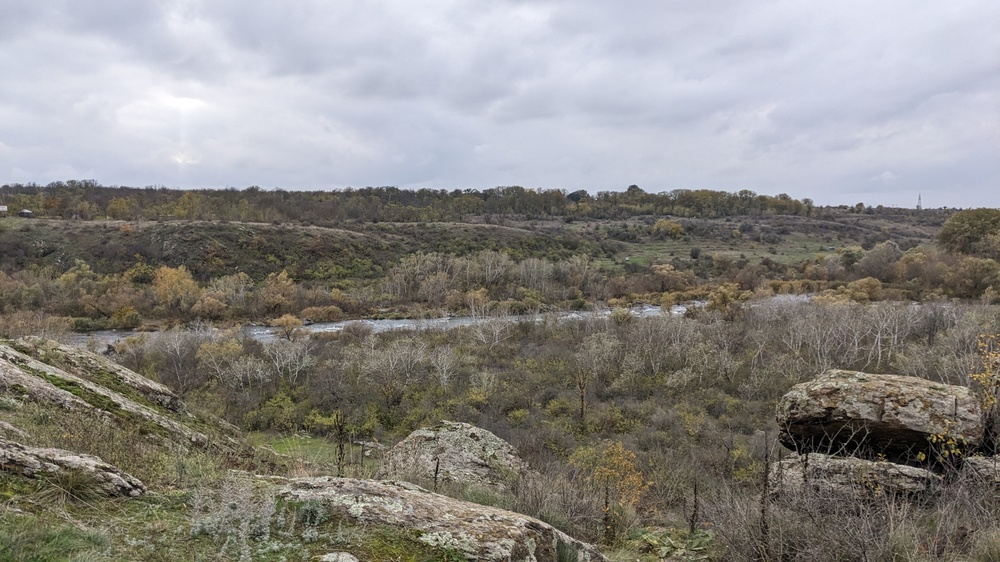
#> input picture lab03/data/river.jpg, 1000 x 562 px, shrunk from 4032 x 2268 before the run; its folder holds only this picture in this run
$ python part_a.py   (older library calls are emulated)
#> lines starting #> are read from the running program, lines starting #| are printed output that depends on the picture; after the words box and inside, x2 and y2 are one past the last pixel; in counts of white or black regions, pixels touching at a corner belong together
### lab03/src/common.py
"""
Спільний модуль налаштувань, метрик та утиліт для Лабораторної роботи № 3.
«Детектори та дескриптори локальних ознак».
"""
import os
import sys
import numpy as np
import cv2
import matplotlib
from scipy.spatial import cKDTree

# Налаштування кодування та matplotlib
sys.stdout.reconfigure(encoding="utf-8")
matplotlib.use("Agg")
import matplotlib.pyplot as plt

# Фіксація випадкового зерна для повної відтворюваності
np.random.seed(42)

# Шляхи проекту
SRC_DIR = os.path.dirname(os.path.abspath(__file__))
LAB_DIR = os.path.abspath(os.path.join(SRC_DIR, ".."))
ROOT_DIR = os.path.abspath(os.path.join(LAB_DIR, ".."))

DATA_DIR = os.path.join(LAB_DIR, "data")
RESULTS_DIR = os.path.join(LAB_DIR, "results")
FIGURES_DIR = os.path.join(LAB_DIR, "figures")
REPORT_DIR = os.path.join(LAB_DIR, "report")

for d in (RESULTS_DIR, FIGURES_DIR, REPORT_DIR):
    os.makedirs(d, exist_ok=True)

# Робоча роздільність для стабільного порівняння детекторів у Частині D
WORKING_MAX_DIM = 1200

# Стилі для наукових графіків за ДСТУ
plt.rcParams.update({
    "font.family": "serif",
    "font.size": 10,
    "axes.titlesize": 11,
    "axes.labelsize": 10,
    "xtick.labelsize": 9,
    "ytick.labelsize": 9,
    "legend.fontsize": 9,
    "figure.titlesize": 12,
    "figure.dpi": 160,
    "savefig.dpi": 200,
    "savefig.bbox": "tight"
})

# Кольорова палітра для уніфікованих графіків трьох детекторів
DETECTOR_COLORS = {
    "Harris": "#d95f02",  # червоно-помаранчевий
    "SIFT":   "#1b9e77",  # зелений
    "ORB":    "#7570b3"   # фіолетовий
}

DETECTOR_MARKERS = {
    "Harris": "o",
    "SIFT":   "s",
    "ORB":    "^"
}

DETECTOR_LINESTYLES = {
    "Harris": "-",
    "SIFT":   "--",
    "ORB":    "-."
}


def imread_bgr(path):
    """Зчитування зображення в BGR без неконтрольованих поворотів EXIF."""
    img = cv2.imread(path, cv2.IMREAD_COLOR | cv2.IMREAD_IGNORE_ORIENTATION)
    if img is None:
        raise FileNotFoundError(f"Не вдалося зчитати файл: {path}")
    return img


# [4 lines left out: function imread_rgb, not called in this run]


def imread_gray(path):
    """Зчитування зображення у градаціях сірого."""
    bgr = imread_bgr(path)
    return cv2.cvtColor(bgr, cv2.COLOR_BGR2GRAY)


# =========================================================================
# Реалізація детектора Гарріса за кроками Практикуму
# =========================================================================

def compute_harris_response(gray, ksize=3, sigma=1.5, k=0.04):
    """
    Обчислення матриці відгуку Гарріса за алгоритмом практикуму (Кроки 1-5):
    1. Переведення у float32
    2. Похідні Ix, Iy через cv2.Sobel(ksize=3)
    3. Поелементні добутки Ix^2, Iy^2, Ix*Iy (до згладжування!)
    4. Гауссове згладжування з sigma=1.5 (cv2.GaussianBlur)
    5. Відгук R = (A*B - C^2) - k*(A+B)^2
    """
    if gray.dtype != np.float32:
        gray_f = gray.astype(np.float32)
    else:
        gray_f = gray

    # Крок 2: оператор Собеля
    Ix = cv2.Sobel(gray_f, cv2.CV_32F, 1, 0, ksize=ksize)
    Iy = cv2.Sobel(gray_f, cv2.CV_32F, 0, 1, ksize=ksize)

    # Крок 3: поелементні квадрати та добуток
    Ixx = Ix * Ix
    Iyy = Iy * Iy
    Ixy = Ix * Iy

    # Крок 4: гауссове згладжування
    A = cv2.GaussianBlur(Ixx, (0, 0), sigmaX=sigma, sigmaY=sigma)
    B = cv2.GaussianBlur(Iyy, (0, 0), sigmaX=sigma, sigmaY=sigma)
    C = cv2.GaussianBlur(Ixy, (0, 0), sigmaX=sigma, sigmaY=sigma)

    # Крок 5: відгук Гарріса
    detM = A * B - C * C
    traceM = A + B
    R = detM - k * (traceM ** 2)

    return R, (Ix, Iy), (A, B, C)


def nms_corners(R, max_points=1000, radius=10, rel_thresh=0.01):
    """
    Ізотропне немаксимальне придушення (NMS) за Кроками 6-7 практикуму
    з використанням евклідової кругової маски (L2-норма замість прямокутної L_inf):
    1. Відсікання точок із R <= rel_thresh * max(R)
    2. Сортування точок за спаданням R
    3. Кругове евклідове придушення точок у радіусі radius.
    4. Зупинка при досягненні max_points точок.
    """
    max_val = float(R.max())
    if max_val <= 0:
        return np.empty((0, 2), dtype=np.float32), np.empty((0,), dtype=np.float32)

    thresh = rel_thresh * max_val
    ys, xs = np.where(R > thresh)
    if len(ys) == 0:
        return np.empty((0, 2), dtype=np.float32), np.empty((0,), dtype=np.float32)

    vals = R[ys, xs]
    order = np.argsort(-vals)
    ys = ys[order]
    xs = xs[order]
    vals = vals[order]

    h, w = R.shape
    suppressed = np.zeros((h, w), dtype=bool)
    selected_pts = []
    selected_vals = []
    r = int(round(radius))

    # Кругова булева маска (xx^2 + yy^2 <= r^2)
    yy, xx = np.ogrid[-r:r + 1, -r:r + 1]
    circle_mask = (xx ** 2 + yy ** 2 <= r ** 2)

    for y, x, val in zip(ys, xs, vals):
        if not suppressed[y, x]:
            selected_pts.append((float(x), float(y)))
            selected_vals.append(float(val))

            # Межі зрізу на зображенні
            y_min = max(0, y - r)
            y_max = min(h, y + r + 1)
            x_min = max(0, x - r)
            x_max = min(w, x + r + 1)

            # Відповідні межі зрізу кругової маски
            cy_min = y_min - (y - r)
            cy_max = cy_min + (y_max - y_min)
            cx_min = x_min - (x - r)
            cx_max = cx_min + (x_max - x_min)

            suppressed[y_min:y_max, x_min:x_max] |= circle_mask[cy_min:cy_max, cx_min:cx_max]

            if max_points is not None and len(selected_pts) >= max_points:
                break

    return np.array(selected_pts, dtype=np.float32), np.array(selected_vals, dtype=np.float32)


# [39 lines left out: function circular_nms_points, not called in this run]


def detect_custom_harris(gray, max_points=1000, radius=10, rel_thresh=0.01, sigma=1.5, k=0.04):
    """Повний конвеєр власного детектора Гарріса."""
    R, _, _ = compute_harris_response(gray, ksize=3, sigma=sigma, k=k)
    pts, responses = nms_corners(R, max_points=max_points, radius=radius, rel_thresh=rel_thresh)
    return pts, responses, R


def detect_cv_harris(gray, max_points=1000, radius=10, blockSize=3, ksize=3, k=0.04, rel_thresh=0.01):
    """Бібліотечний cv2.cornerHarris із тим самим порогом та ізотропним NMS."""
    if gray.dtype != np.float32:
        gray_f = gray.astype(np.float32)
    else:
        gray_f = gray

    R_cv = cv2.cornerHarris(gray_f, blockSize=blockSize, ksize=ksize, k=k)
    pts, responses = nms_corners(R_cv, max_points=max_points, radius=radius, rel_thresh=rel_thresh)
    return pts, responses, R_cv


# [206 lines left out: functions detect_sift_keypoints, detect_orb_keypoints, transform_rotation, transform_scale, transform_brightness, transform_gaussian_noise and 1 more, not called in this run]


def save_csv(path, header, rows):
    """Збереження табличних даних у CSV із кодуванням UTF-8."""
    with open(path, "w", encoding="utf-8") as f:
        f.write(",".join(header) + "\n")
        for r in rows:
            f.write(",".join(str(x) for x in r) + "\n")

### lab03/src/part_a.py
"""
Лабораторна робота № 3. Частина A.
Власна реалізація кутового детектора Гарріса (Кроки 1–8).
"""
import os
import sys
import glob
import numpy as np
import cv2
import matplotlib.pyplot as plt
import matplotlib.colors as mcolors
from scipy.spatial import cKDTree

from common import (
    DATA_DIR, RESULTS_DIR, FIGURES_DIR,
    imread_bgr, imread_gray,
    compute_harris_response, nms_corners, detect_custom_harris,
    detect_cv_harris, save_csv
)

print("=== Частина A: Власна реалізація кутового детектора Гарріса ===")

image_paths = sorted(glob.glob(os.path.join(DATA_DIR, "*.jpg")))
print(f"Знайдено зображень: {len(image_paths)}")

base_img_path = os.path.join(DATA_DIR, "paintings.jpg")
if not os.path.exists(base_img_path):
    base_img_path = image_paths[0]

img_bgr = imread_bgr(base_img_path)
#> in imread_bgr, img is the input picture: shape (562, 1000, 3); mean B, G, R 131.4, 135.2, 137.7
img_rgb = cv2.cvtColor(img_bgr, cv2.COLOR_BGR2RGB)
gray = cv2.cvtColor(img_bgr, cv2.COLOR_BGR2GRAY)
h, w = gray.shape

# Кроки 1-5
R_custom, (Ix, Iy), (A, B, C) = compute_harris_response(gray, ksize=3, sigma=1.5, k=0.04)
#> in compute_harris_response, `Ixy = Ix * Iy`:
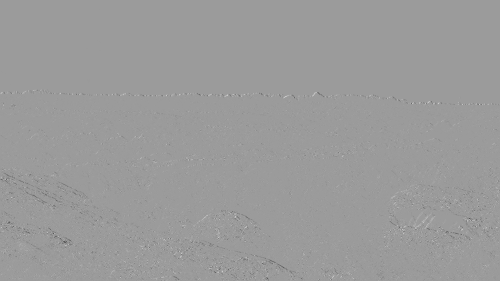
#> Ixy: shape (562, 1000) float32 (shown at 1/2 size); min -258885, max 166381, mean -342.4; drawn with min black and max white

# Кроки 6-7
pts_custom, vals_custom = nms_corners(R_custom, max_points=1000, radius=10, rel_thresh=0.01)
#> in nms_corners, `max_val = float(R.max())`: max_val = 2.93e+09
#> in nms_corners, `thresh = rel_thresh * max_val`: thresh = 29259561
#> the loop in nms_corners, `for y, x, val in zip(ys, xs, vals):` made 57753 passes
#> (y, x, val, y_min, y_max, x_min, x_max, cy_max) on passes 1, 2, 7, 9, 12, 16, 20, 23: (539, 437, 2.93e+09, 529, 550, 427, 448, 21), (483, 394, 2.78e+09, 473, 494, 384, 405, 21), (536, 421, 2.51e+09, 526, 547, 411, 432, 21), (452, 952, 2.48e+09, 442, 463, 942, 963, 21), (438, 938, 2.44e+09, 428, 449, 928, 949, 21), (501, 357, 2.35e+09, 491, 512, 347, 368, 21), (409, 99, 2.25e+09, 399, 420, 89, 110, 21), (495, 298, 2.23e+09, 485, 506, 288, 309, 21)
#> after the loop in nms_corners, `for y, x, val in zip(ys, xs, vals):`:
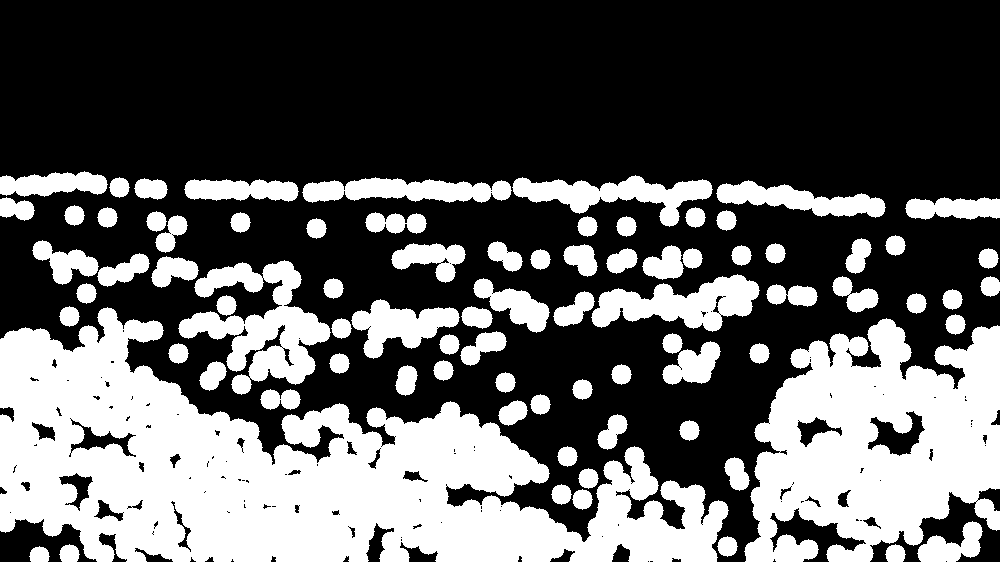
#> suppressed: shape (562, 1000) bool; 36.6% white; 82 white regions, largest, box (x1, y1, x2, y2) and area: (0, 307, 729, 562) 92626, (744, 318, 1000, 562) 41721, (178, 260, 331, 395) 8972
#> after the loop in nms_corners, `for y, x, val in zip(ys, xs, vals):`: selected_pts = 1000 pairs, first value 0 to 997, second value 181 to 561; selected_vals = 1000 values, max 2.93e+09 at index 0, min 83043184 at index 999, mean 372354399.5
#> pts_custom has the same summary as selected_pts in nms_corners; vals_custom = 1000 values, max 2.93e+09 at index 0, min 83043184 at index 999, mean 372354368

# Крок 8: Бібліотечний cv2.cornerHarris (топ-1000 та повна вибірка кандидатів)
pts_cv3, vals_cv3, R_cv3 = detect_cv_harris(gray, max_points=1000, radius=10, blockSize=3, ksize=3, k=0.04)
#> the loop in nms_corners (call 2), `for y, x, val in zip(ys, xs, vals):` made 24373 passes
#> (y, x, val, y_min, y_max, x_min, x_max, cx_min) on passes 1, 2, 3, 4, 5, 7, 9, 11: (409, 99, 22219456, 399, 420, 89, 110, 0), (540, 437, 19808336, 530, 551, 427, 448, 0), (495, 298, 19640410, 485, 506, 288, 309, 0), (480, 328, 19465044, 470, 491, 318, 339, 0), (502, 357, 19361154, 492, 513, 347, 368, 0), (482, 393, 17524950, 472, 493, 383, 404, 0), (536, 421, 17092534, 526, 547, 411, 432, 0), (452, 952, 16812070, 442, 463, 942, 963, 0)
pts_cv5, vals_cv5, R_cv5 = detect_cv_harris(gray, max_points=1000, radius=10, blockSize=5, ksize=3, k=0.04)
#> call 2 of detect_cv_harris, with max_points = 1000, radius = 10, blockSize = 5, ksize = 3, k = 0.04, rel_thresh = 0.01
#> in detect_cv_harris (call 2), `R_cv = cv2.cornerHarris(gray_f, blockSize=blockSize, ksize=ksize, k=k)`:
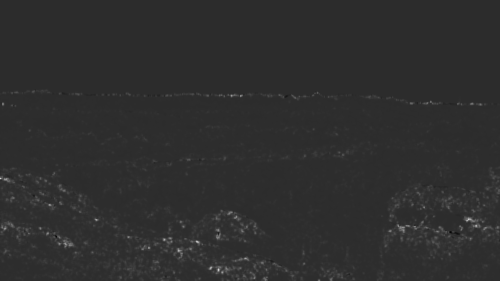
#> R_cv: shape (562, 1000) float32 (shown at 1/2 size); min -2818970.5, max 13192905, mean 130857.9; drawn with min black and max white
#> call 3 of nms_corners, with max_points = 1000, radius = 10, rel_thresh = 0.01
#> the loop in nms_corners (call 3), `for y, x, val in zip(ys, xs, vals):` made 54446 passes
#> (y, x, val) on passes 1 to 3: (438, 937, 13192905), (539, 436, 13018026), (356, 0, 12852124)
#> after the loop in nms_corners (call 3), `for y, x, val in zip(ys, xs, vals):`:
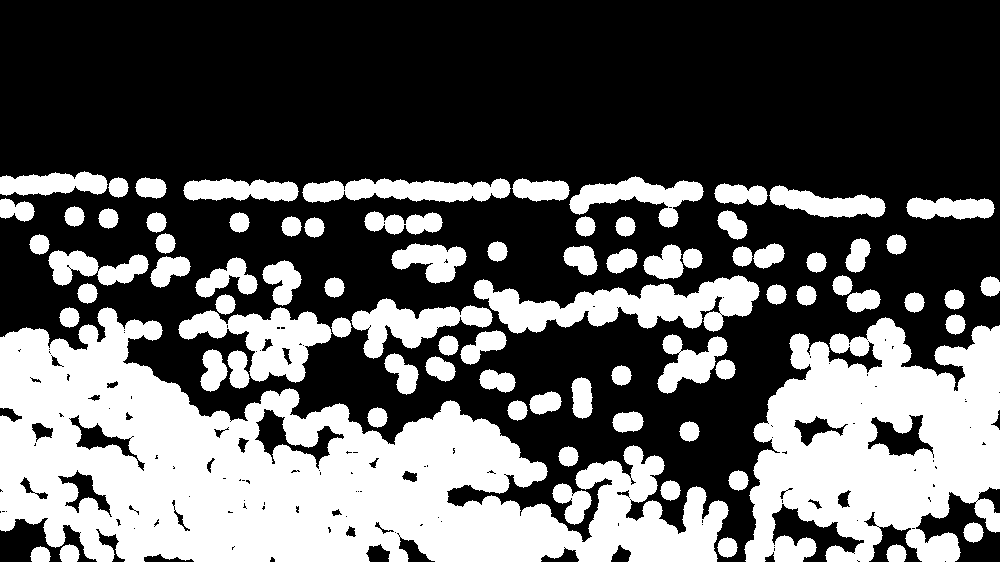
#> suppressed: shape (562, 1000) bool; 36.7% white; 81 white regions, largest, box (x1, y1, x2, y2) and area: (0, 307, 729, 562) 93458, (744, 317, 1000, 562) 42525, (473, 275, 760, 334) 8578

# Повний набір надпорогових NMS-точок cv2.cornerHarris (без штучного обмеження 1000)
pts_cv3_all, _ = nms_corners(R_cv3, max_points=None, radius=10, rel_thresh=0.01)
#> call 4 of nms_corners, with radius = 10, rel_thresh = 0.01
#> the loop in nms_corners (call 4), `for y, x, val in zip(ys, xs, vals):` made 55381 passes
#> (y, x, val) on passes 1 to 3: (409, 99, 22219456), (540, 437, 19808336), (495, 298, 19640410)
#> after the loop in nms_corners (call 4), `for y, x, val in zip(ys, xs, vals):`:
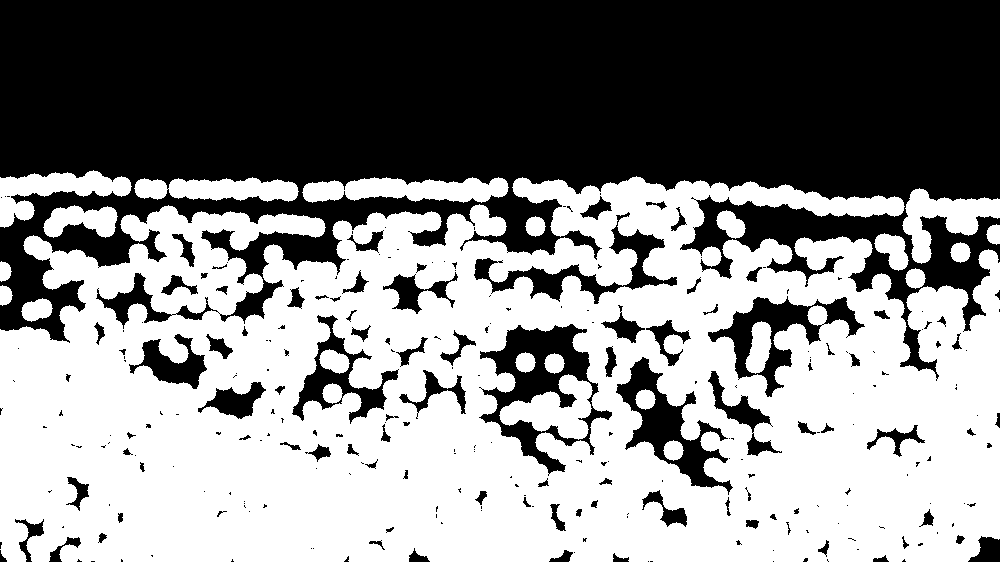
#> suppressed: shape (562, 1000) bool; 53.3% white; 267 black regions (166 under 20 px), largest, box (x1, y1, x2, y2) and area: (0, 0, 1000, 381) 222641, (479, 324, 612, 476) 6827, (616, 357, 733, 495) 4749
pts_cv5_all, _ = nms_corners(R_cv5, max_points=None, radius=10, rel_thresh=0.01)

# Розрахунок метрики відповідності
tree_cv3 = cKDTree(pts_cv3)
dists3, _ = tree_cv3.query(pts_custom)

tree_cv5 = cKDTree(pts_cv5)
dists5, _ = tree_cv5.query(pts_custom)

tree_cv5_all = cKDTree(pts_cv5_all)
dists5_all, _ = tree_cv5_all.query(pts_custom)

match_2px_cv3 = float(np.mean(dists3 < 2.0) * 100.0)
match_3px_cv3 = float(np.mean(dists3 < 3.0) * 100.0)
match_2px_cv5 = float(np.mean(dists5 < 2.0) * 100.0)
match_3px_cv5 = float(np.mean(dists5 < 3.0) * 100.0)
match_2px_cv5_all = float(np.mean(dists5_all < 2.0) * 100.0)
match_3px_cv5_all = float(np.mean(dists5_all < 3.0) * 100.0)

print(f"Базове зображення: {os.path.basename(base_img_path)}")
print(f"  Власний Гарріс: {len(pts_custom)} точок, max(R) = {R_custom.max():.3e}")
#|   Власний Гарріс: 1000 точок, max(R) = 2.926e+09
print(f"  Збіг з cv2.cornerHarris (blockSize=3, топ-1000): <2px: {match_2px_cv3:.2f}%, <3px: {match_3px_cv3:.2f}%")
#|   Збіг з cv2.cornerHarris (blockSize=3, топ-1000): <2px: 71.30%, <3px: 76.60%
print(f"  Збіг з cv2.cornerHarris (blockSize=5, топ-1000): <2px: {match_2px_cv5:.2f}%, <3px: {match_3px_cv5:.2f}%")
#|   Збіг з cv2.cornerHarris (blockSize=5, топ-1000): <2px: 70.20%, <3px: 82.20%
print(f"  Збіг з cv2.cornerHarris (blockSize=5, всі кандидати): <2px: {match_2px_cv5_all:.2f}%, <3px: {match_3px_cv5_all:.2f}%")
#|   Збіг з cv2.cornerHarris (blockSize=5, всі кандидати): <2px: 72.90%, <3px: 85.90%

# Демонстрація помилкового порядку (згладжування ДО піднесення до квадрата)
gray_f = gray.astype(np.float32)
Ix_f = cv2.Sobel(gray_f, cv2.CV_32F, 1, 0, ksize=3)
Iy_f = cv2.Sobel(gray_f, cv2.CV_32F, 0, 1, ksize=3)

Ix_blurred = cv2.GaussianBlur(Ix_f, (0, 0), sigmaX=1.5, sigmaY=1.5)
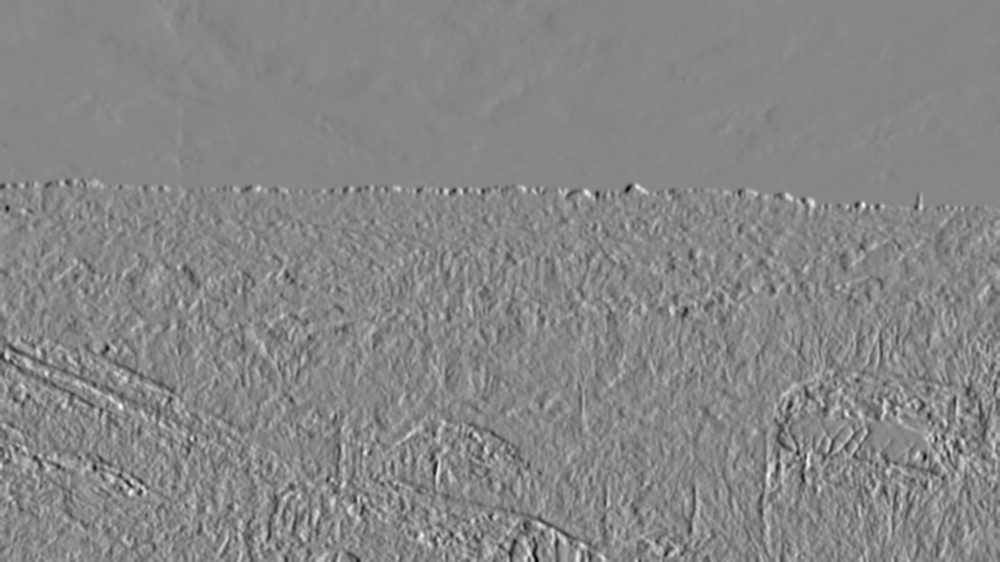
#> Ix_blurred: shape (562, 1000) float32; min -206.1, max 183.2, mean 0; drawn with min black and max white
Iy_blurred = cv2.GaussianBlur(Iy_f, (0, 0), sigmaX=1.5, sigmaY=1.5)
A_wrong = Ix_blurred * Ix_blurred
#> (the rest of the program and of its run is left out)
